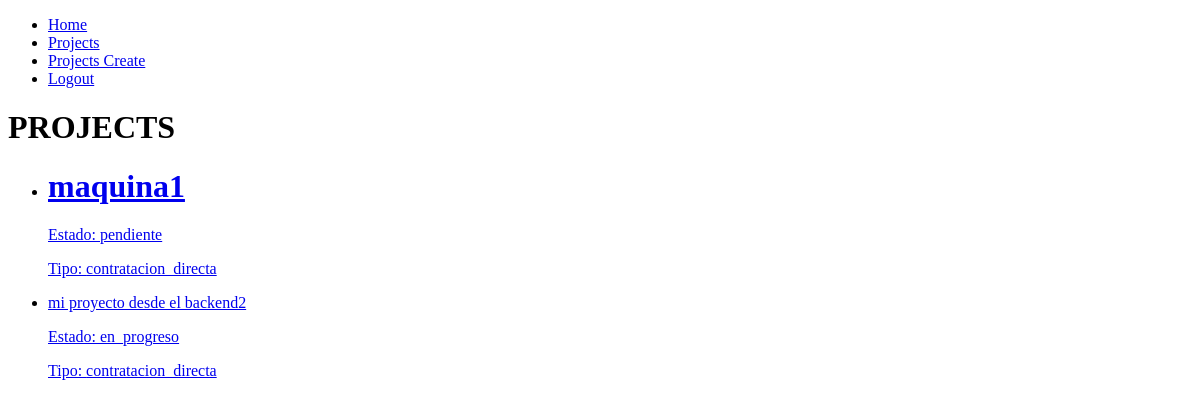
Before: /projects/ (signed in) with the older database file.
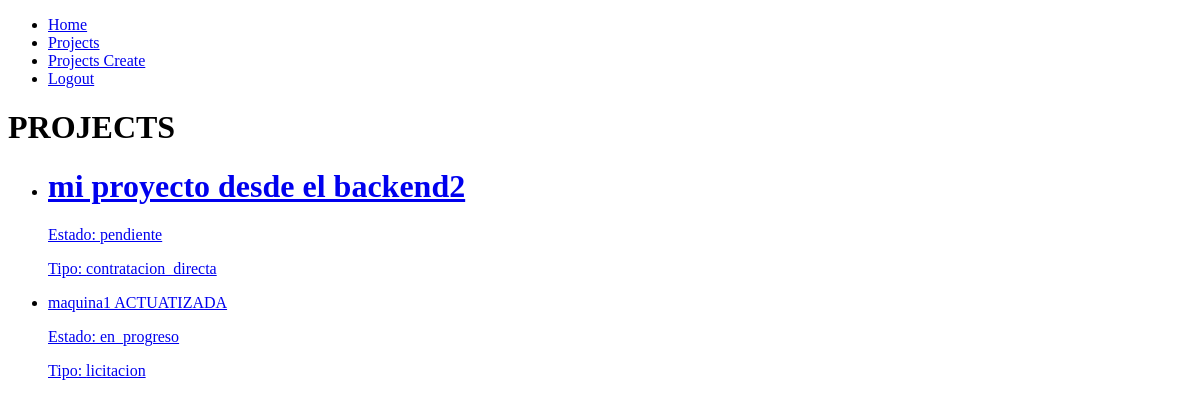
After: the same page with the newer database file.
### projects/models.py (models this page shows, shortened)
class Project(models.Model):
    PROJECT_STATUS_CHOICES = [
        ('pendiente', 'Pendiente'),         # Pendiente
        ('en_progreso', 'En Progreso'), # En Proceso
        ('completado', 'Completado'),     # Terminado
    ]
    PROJECT_TYPE_CHOICES = [
        ('licitacion', 'Licitación'),            # Licitación
        ('contratacion_directa', 'Contratación Directa'),  # Contratación directa
    ]
    code = models.CharField(max_length=20, unique=True, verbose_name="Proyecto Codigo")
    name = models.CharField(max_length=200, unique=True, verbose_name="Proyecto Nombre")
    description = models.TextField(blank=True, verbose_name="Proyecto Descripcion")
    start_date = models.DateField(verbose_name="Fecha Inicio Proyecto")
    end_date = models.DateField(null=True, blank=True, verbose_name="Fecha Final Proyecto")
    project_status = models.CharField(max_length=20, choices=PROJECT_STATUS_CHOICES, default='pendiente', verbose_name="Proyecto Estado")
    project_type = models.CharField(max_length=30, choices=PROJECT_TYPE_CHOICES, default='contratacion_directa', verbose_name="Proyecto Tipo")
    photo_signed_contract = models.ImageField(upload_to="contrato_firmado",null = True, blank= True, verbose_name="Contrato Firmado")
    photo_proposed_contract = models.ImageField(upload_to="contrato_propueso",null = True, blank= True, verbose_name="Contrato Propuesto")
    created =models.DateTimeField(auto_now_add=True)
    user = models.ForeignKey(User, on_delete=models.CASCADE)# Projects principal

### projects/views.py (the view)
# urls.py: path('projects/', views.projects, name='projects'),
def projects(request):
    projects = Project.objects.filter(user= request.user, project_status__in =['pendiente', 'en_progreso'])
    return render(request, 'projects.html', {
        'projects': projects
    })

### projects/templates/projects.html
{% extends 'base.html' %}
{% block content %}
<h1> PROJECTS</h1>
<ul>
    {% for project in projects %}
    <li>
        <a href="{% url 'project_detail' project.id %}">
            {% if project.project_status == 'pendiente' %}
                <h1>{{project.name}}</h1>
            {% elif project.project_status == 'en_progreso' %}
                {{project.name}}
            {% else %}
                <h1>{{project.name}}</h1>
            {% endif %}
            <p>Estado: {{project.project_status}}</p>
            <p>Tipo: {{project.project_type}}</p>
        </a>
    </li>
    {% endfor %}
</ul>
{% endblock %}

### projects/templates/base.html (shortened to what this page needs)
<!DOCTYPE html>
<html lang="en">
<head>
</head>
<body>
    <nav>
        <ul>
            <li>
                <a href="/">Home</a>
            </li>
            {% if user.is_authenticated %}
            <li>
                <a href="/projects">Projects</a>
            </li>
            <li>
                <a href="/projects/create">Projects Create</a>
            </li>
            <li>
                <a href="/logout">Logout</a>
            </li>
            {% endif %}
        </ul>
    </nav>
    {% block content %}
    {% endblock %}
</body>
</html>

Changed rows visible on the page:
removed Project: name "maquina1", project_status "pendiente", project_type "contratacion_directa"
changed Project "mi proyecto desde el backend2": project_status "en_progreso" → "pendiente"
added Project: name "maquina1 ACTUATIZADA", project_status "en_progreso", project_type "licitacion"
